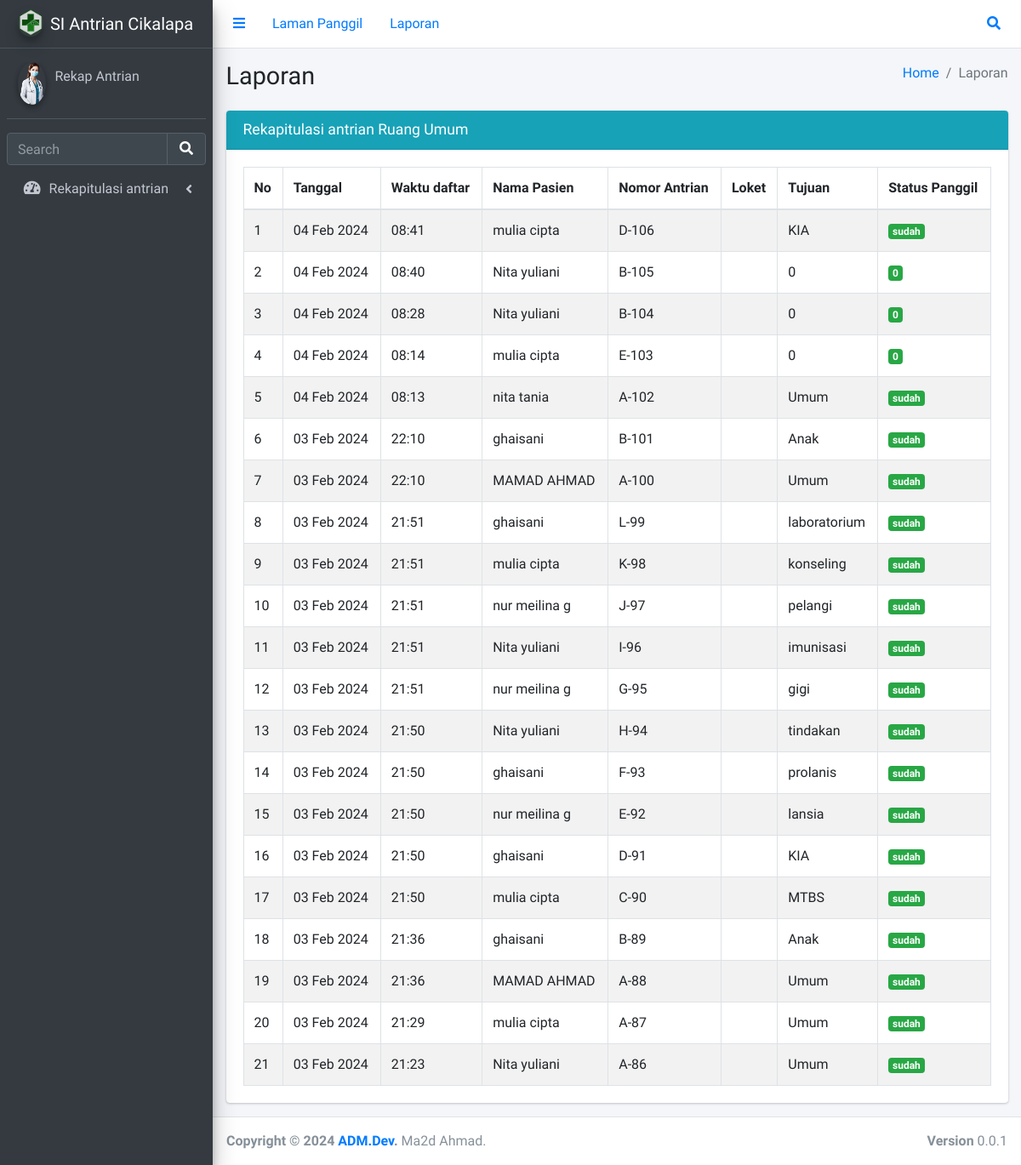
/laporanantrian.php, run on an earlier commit of the app's database.
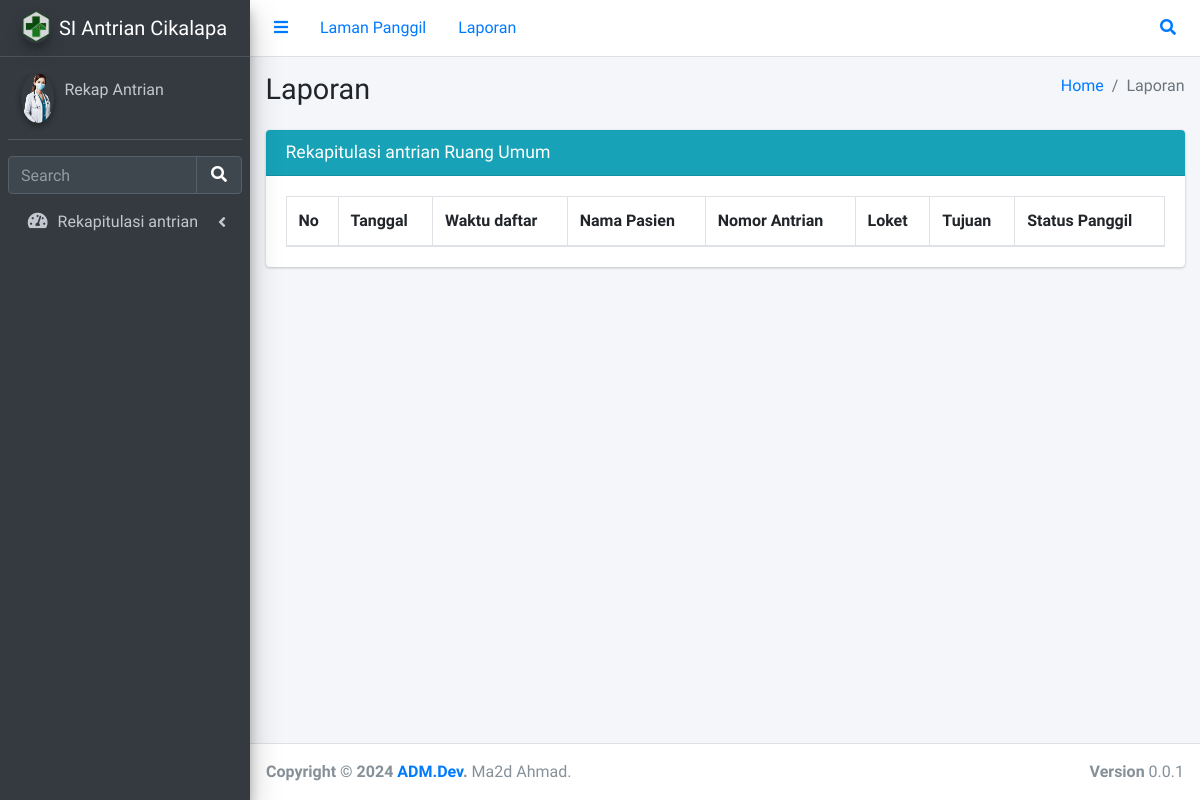
And on a later commit of the database.
### tables this page shows
CREATE TABLE `tabelrekap` (
  `id` int(11) NOT NULL,
  `tanggal` varchar(20) NOT NULL,
  `waktu` varchar(10) NOT NULL,
  `nama` varchar(50) NOT NULL,
  `nomor` int(11) NOT NULL,
  `huruf` varchar(12) NOT NULL,
  `loket` varchar(12) NOT NULL,
  `ke_loket` varchar(1) DEFAULT NULL,
  `ruang` varchar(30) NOT NULL,
  `panggil` varchar(12) NOT NULL,
  `farmasi` varchar(10) NOT NULL
);

### laporanantrian.php (the view, shortened to what this page needs)
<?php
include "koneksi.php";
?>
<!DOCTYPE html>
<html lang="en">
<head>
  <link rel="stylesheet" href="plugins/fontawesome-free/css/all.min.css">
  <link rel="stylesheet" href="plugins/datatables-bs4/css/dataTables.bootstrap4.min.css">
  <link rel="stylesheet" href="plugins/datatables-responsive/css/responsive.bootstrap4.min.css">
  <link rel="stylesheet" href="plugins/datatables-buttons/css/buttons.bootstrap4.min.css">
  <link rel="stylesheet" href="css/adminlte.min.css">
</head>
<body class="hold-transition sidebar-mini">
<div class="wrapper">
  <nav class="main-header navbar navbar-expand navbar-white navbar-primary ">
    <ul class="navbar-nav">
      <li class="nav-item">
        <a class="nav-link" data-widget="pushmenu" href="#" role="button"><i class="fas fa-bars"></i></a>
      </li>
      <li class="nav-item d-none d-sm-inline-block">
        <a href="daftar.php" class="nav-link">Laman Panggil</a>
      </li>
      <li class="nav-item d-none d-sm-inline-block">
        <a href="#" class="nav-link">Laporan</a>
      </li>
    </ul>
    <ul class="navbar-nav ml-auto">
      <li class="nav-item">
        <a class="nav-link" data-widget="navbar-search" href="#" role="button">
          <i class="fas fa-search"></i>
        </a>
      </li>
    </ul>
  </nav>
  <aside class="main-sidebar sidebar-dark-primary elevation-4">
    <a href="#" class="brand-link">
      <img src="images/pkm.png" alt="AdminLTE Logo" class="brand-image img-circle elevation-3" style="opacity: .8">
      <span class="brand-text font-weight-light">SI Antrian Cikalapa</span>
    </a>
    <div class="sidebar">
      <div class="user-panel mt-3 pb-3 mb-3 d-flex">
        <div class="image">
          <img src="images/profile/foto.png" class="img-circle elevation-2" alt="User Image">
        </div>
        <div class="info">
          <a href="#" class="d-block">Rekap Antrian</a>
        </div>
      </div>
      <div class="form-inline">
        <div class="input-group" data-widget="sidebar-search">
          <input class="form-control form-control-sidebar" type="search" placeholder="Search" aria-label="Search">
          <div class="input-group-append">
            <button class="btn btn-sidebar">
              <i class="fas fa-search fa-fw"></i>
            </button>
          </div>
        </div>
      </div>
      <nav class="mt-2">
        <ul class="nav nav-pills nav-sidebar flex-column" data-widget="treeview" role="menu" data-accordion="false">
          <li class="nav-item">
            <a href="#" class="nav-link">
              <i class="nav-icon fas fa-tachometer-alt"></i>
              <p>
                Rekapitulasi antrian
                <i class="right fas fa-angle-left"></i>
              </p>
            </a>
          </li>
        </ul>
      </nav>
    </div>
  </aside>
  <div class="content-wrapper">
    <section class="content-header">
      <div class="container-fluid">
        <div class="row mb-2">
          <div class="col-sm-6">
            <h1>Laporan</h1>
          </div>
          <div class="col-sm-6">
            <ol class="breadcrumb float-sm-right">
              <li class="breadcrumb-item"><a href="#">Home</a></li>
              <li class="breadcrumb-item active">Laporan</li>
            </ol>
          </div>
        </div>
      </div>
    </section>
    <section class="content">
      <div class="container-fluid">
        <div class="row">
          <div class="col-12">
            <div class="card">
              <div class="card-header bg-info">
                <h3 class="card-title">Rekapitulasi antrian Ruang Umum</h3>
              </div>
              <div class="card-body">
                <table id="example1" class="table table-bordered table-striped">
                  <thead>
                    <tr>
                      <th>No</th>
                      <th>Tanggal</th>
                      <th>Waktu daftar</th>
                      <th>Nama Pasien</th>
                      <th>Nomor Antrian</th>
                      <th>Loket</th>
                      <th>Tujuan</th>
                      <th>Status Panggil</th>
                    </tr>
                  </thead>
                  <tbody>
                  <?php
                    $sql = "SELECT tanggal, waktu, nama, huruf, nomor, loket, ke_loket, ruang, panggil FROM tabelrekap ORDER BY id DESC";
                    $result = mysqli_query($konek, $sql);
                    $no = 1;
                    while ($item = mysqli_fetch_array($result)){
                    ?>
                      <tr>
                        <td><?= $no; ?></td>
                        <td><?= $item['tanggal']; ?></td>
                        <td><?= $item['waktu']; ?></td>
                        <td><?= $item['nama']; ?></td>
                        <td><?= $item['huruf']; ?>-<?= $item['nomor'];?></td>
                        <td><?= $item['ke_loket']; ?></td>
                        <td><?= $item['ruang']; ?></td>
                        <td><?php
                          $panggil = $item['panggil'];
                          if($panggil =='menunggu') {
                            echo"<span class='badge bg-warning'>$panggil</span>";
                          } else {
                            echo"<span class='badge bg-success'>$panggil</span>";
                          }
                        ?></td>
                      </tr>
                  <?php $no++;  } ?>
                  </tbody>
                </table>
              </div>
            </div>
          </div>
        </div>
      </div>
    </section>
  </div>
  <footer class="main-footer">
    <div class="float-right d-none d-sm-block">
      <b>Version</b> 0.0.1
    </div>
    <strong>Copyright &copy; 2024 <a href="#">ADM.Dev</a>.</strong> Ma2d Ahmad.
  </footer>
</div>
</body>
</html>

What changed in the data, as far as the page shows it:
removed tabelrekap: tanggal "04 Feb 2024", waktu "08:41", nama "mulia cipta", huruf "D", nomor "106", ruang "KIA", panggil "sudah"
removed tabelrekap: tanggal "04 Feb 2024", waktu "08:40", nama "Nita yuliani", huruf "B", nomor "105", ruang "0", panggil "0"
removed tabelrekap: tanggal "04 Feb 2024", waktu "08:28", nama "Nita yuliani", huruf "B", nomor "104", ruang "0", panggil "0"
removed tabelrekap: tanggal "04 Feb 2024", waktu "08:14", nama "mulia cipta", huruf "E", nomor "103", ruang "0", panggil "0"
removed tabelrekap: tanggal "04 Feb 2024", waktu "08:13", nama "nita tania", huruf "A", nomor "102", ruang "Umum", panggil "sudah"
removed tabelrekap: tanggal "03 Feb 2024", waktu "22:10", nama "ghaisani", huruf "B", nomor "101", ruang "Anak", panggil "sudah"
removed tabelrekap: tanggal "03 Feb 2024", waktu "22:10", nama "MAMAD AHMAD", huruf "A", nomor "100", ruang "Umum", panggil "sudah"
removed tabelrekap: tanggal "03 Feb 2024", waktu "21:51", nama "ghaisani", huruf "L", nomor "99", ruang "laboratorium", panggil "sudah"
removed tabelrekap: tanggal "03 Feb 2024", waktu "21:51", nama "mulia cipta", huruf "K", nomor "98", ruang "konseling", panggil "sudah"
removed tabelrekap: tanggal "03 Feb 2024", waktu "21:51", nama "nur meilina g", huruf "J", nomor "97", ruang "pelangi", panggil "sudah"
removed tabelrekap: tanggal "03 Feb 2024", waktu "21:51", nama "Nita yuliani", huruf "I", nomor "96", ruang "imunisasi", panggil "sudah"
removed tabelrekap: tanggal "03 Feb 2024", waktu "21:51", nama "nur meilina g", huruf "G", nomor "95", ruang "gigi", panggil "sudah"
removed tabelrekap: tanggal "03 Feb 2024", waktu "21:50", nama "Nita yuliani", huruf "H", nomor "94", ruang "tindakan", panggil "sudah"
removed tabelrekap: tanggal "03 Feb 2024", waktu "21:50", nama "ghaisani", huruf "F", nomor "93", ruang "prolanis", panggil "sudah"
removed tabelrekap: tanggal "03 Feb 2024", waktu "21:50", nama "nur meilina g", huruf "E", nomor "92", ruang "lansia", panggil "sudah"
removed tabelrekap: tanggal "03 Feb 2024", waktu "21:50", nama "ghaisani", huruf "D", nomor "91", ruang "KIA", panggil "sudah"
removed tabelrekap: tanggal "03 Feb 2024", waktu "21:50", nama "mulia cipta", huruf "C", nomor "90", ruang "MTBS", panggil "sudah"
removed tabelrekap: tanggal "03 Feb 2024", waktu "21:36", nama "ghaisani", huruf "B", nomor "89", ruang "Anak", panggil "sudah"
removed tabelrekap: tanggal "03 Feb 2024", waktu "21:36", nama "MAMAD AHMAD", huruf "A", nomor "88", ruang "Umum", panggil "sudah"
removed tabelrekap: tanggal "03 Feb 2024", waktu "21:29", nama "mulia cipta", huruf "A", nomor "87", ruang "Umum", panggil "sudah"
removed tabelrekap: tanggal "03 Feb 2024", waktu "21:23", nama "Nita yuliani", huruf "A", nomor "86", ruang "Umum", panggil "sudah"
